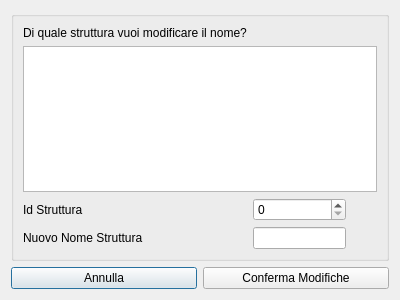
<?xml version="1.0" encoding="UTF-8"?>
<ui version="4.0">
 <class>ModificaLaStrutturaDialog</class>
 <widget class="QDialog" name="ModificaLaStrutturaDialog">
  <property name="geometry">
   <rect>
    <x>0</x>
    <y>0</y>
    <width>400</width>
    <height>300</height>
   </rect>
  </property>
  <property name="windowTitle">
   <string>Modifica Struttura</string>
  </property>
  <layout class="QGridLayout" name="gridLayout">
   <item row="1" column="0">
    <widget class="QPushButton" name="pushButtonAnnulla">
     <property name="text">
      <string>Annulla</string>
     </property>
    </widget>
   </item>
   <item row="1" column="1">
    <widget class="QPushButton" name="pushButtonConferma">
     <property name="text">
      <string>Conferma Modifiche</string>
     </property>
    </widget>
   </item>
   <item row="0" column="0" colspan="2">
    <widget class="QGroupBox" name="groupBox">
     <property name="title">
      <string/>
     </property>
     <layout class="QGridLayout" name="gridLayout_2">
      <item row="0" column="0">
       <widget class="QLabel" name="label">
        <property name="text">
         <string>Di quale struttura vuoi modificare il nome?</string>
        </property>
       </widget>
      </item>
      <item row="3" column="1">
       <widget class="QLineEdit" name="lineEdit"/>
      </item>
      <item row="2" column="0">
       <widget class="QLabel" name="label_2">
        <property name="text">
         <string>Id Struttura</string>
        </property>
       </widget>
      </item>
      <item row="2" column="1">
       <widget class="QSpinBox" name="spinBoxId"/>
      </item>
      <item row="3" column="0">
       <widget class="QLabel" name="label_3">
        <property name="text">
         <string>Nuovo Nome Struttura</string>
        </property>
       </widget>
      </item>
      <item row="2" column="2">
       <spacer name="horizontalSpacer">
        <property name="orientation">
         <enum>Qt::Horizontal</enum>
        </property>
        <property name="sizeHint" stdset="0">
         <size>
          <width>40</width>
          <height>20</height>
         </size>
        </property>
       </spacer>
      </item>
      <item row="1" column="0" colspan="3">
       <widget class="QTextBrowser" name="textBrowserLista"/>
      </item>
      <item row="3" column="2">
       <spacer name="horizontalSpacer_2">
        <property name="orientation">
         <enum>Qt::Horizontal</enum>
        </property>
        <property name="sizeHint" stdset="0">
         <size>
          <width>40</width>
          <height>20</height>
         </size>
        </property>
       </spacer>
      </item>
     </layout>
    </widget>
   </item>
  </layout>
 </widget>
 <resources/>
 <connections/>
</ui>
